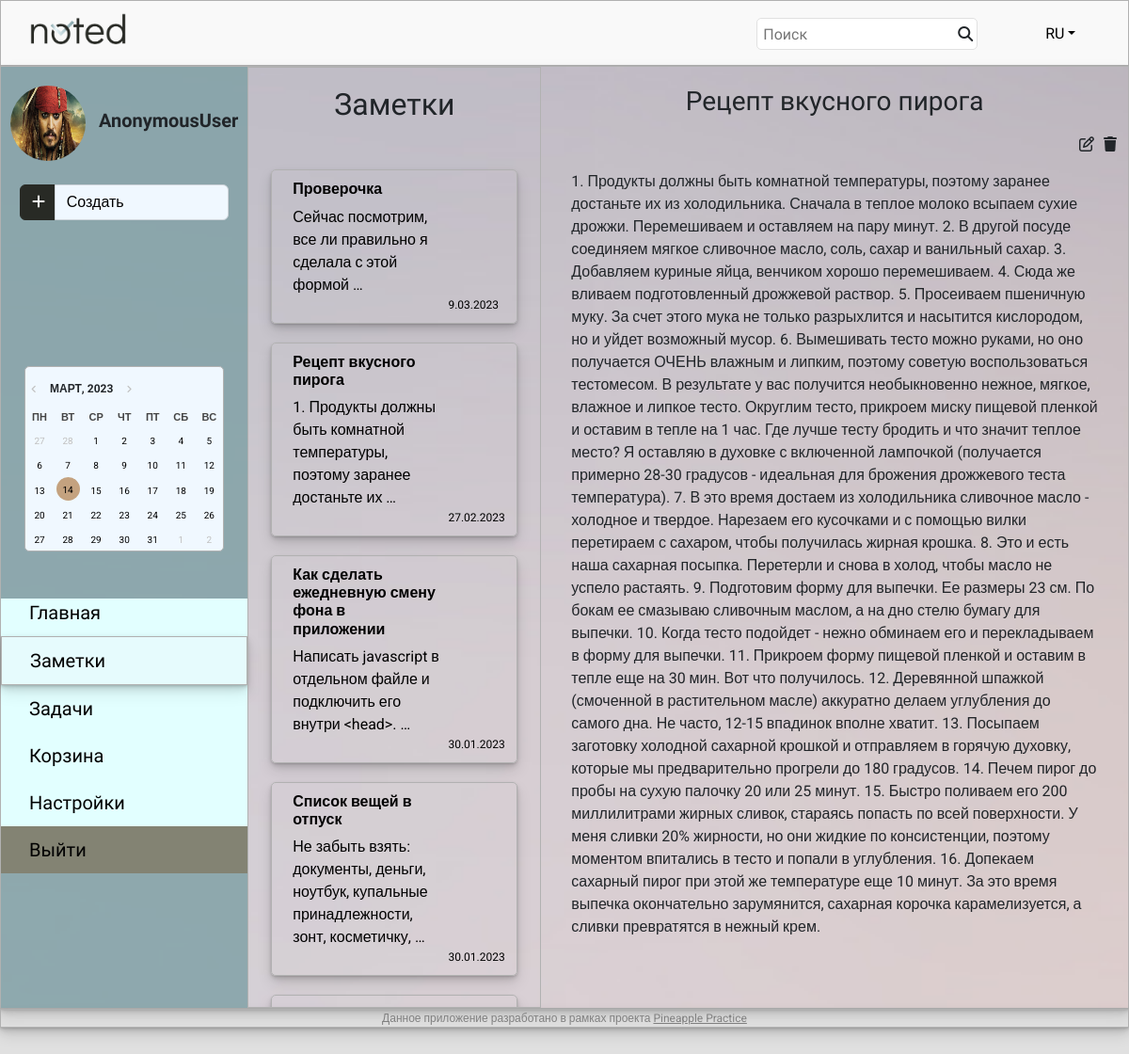
/main/notes/14, run on an earlier commit of the app's database.
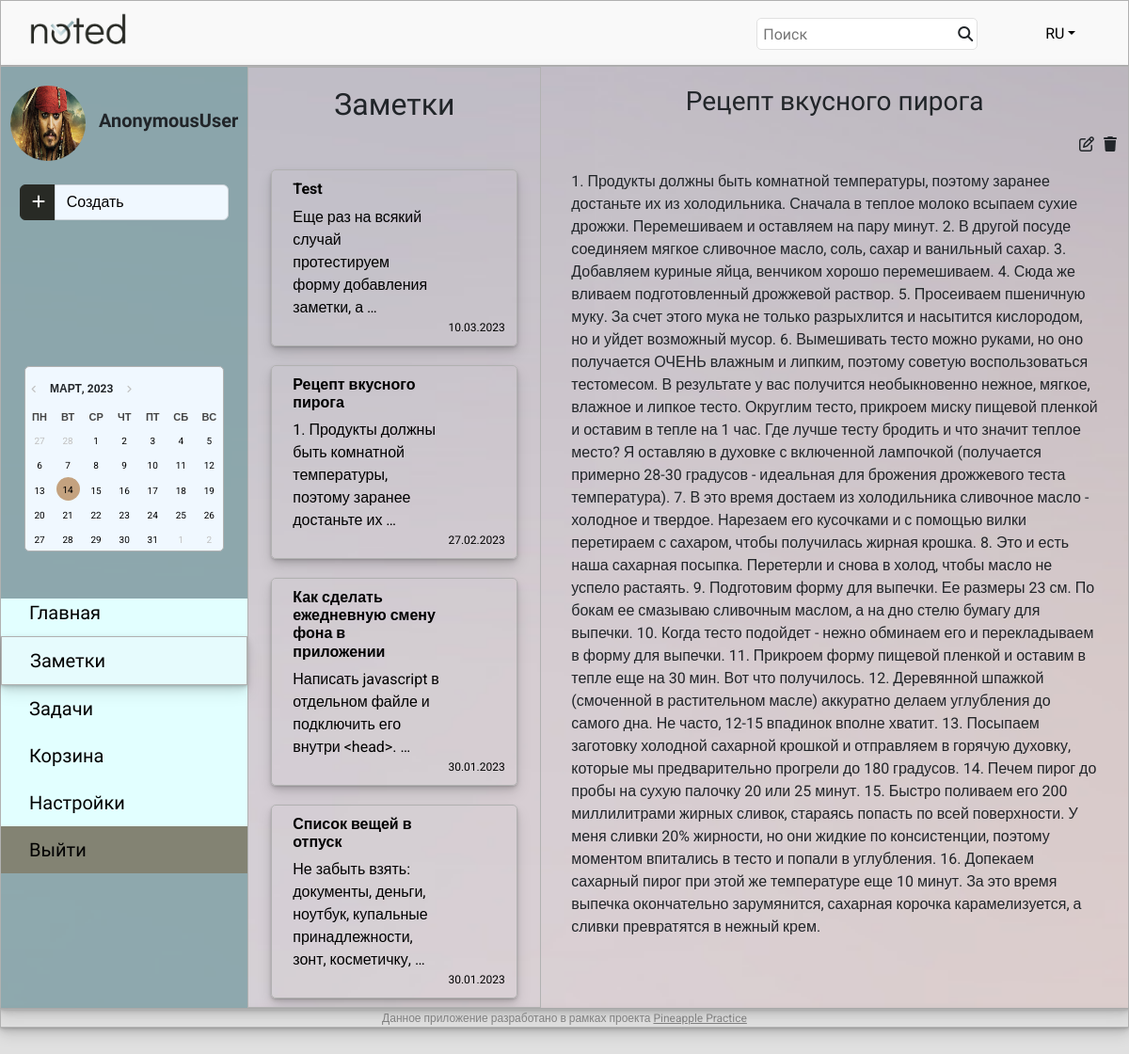
And on a later commit of the database.
### notes/models.py (models this page shows, shortened)
class Note(models.Model):
    note_title = models.CharField(max_length=250)
    note_text = models.TextField()
    note_time = models.DateField()
    note_author = models.ForeignKey(User, on_delete=models.CASCADE)
    note_trash = models.BooleanField(default=False)

### notes/views.py (the view)
# urls.py: path('notes/<int:pk>', note_details, name='note_details'),
def note_details(request, pk):
    notes = Note.objects.all().order_by('-note_time')
    note = Note.objects.get(id=pk)
    return render(request, 'note_details.html', context={'notes': notes, 'note': note})

### templates/note_details.html (shortened to what this page needs)
{% extends "default.html" %}
{% block content %}
    <div class="container-xxl main-main">
        <div class="row">
            <div class="col-auto col-2.5 sidebar">
                <div class="ava">
                    <img src="/static/images/vorobey.jpg" alt="Avatar" width="80" height="80" class="rounded-circle">
                    <span class="username">{{ request.user }}</span>
                </div>
                <div class="input-group dropdown">
                    <button type="button" class="btn btn-primary dropdown-toggle" id="dropdownMenuButton1" data-bs-toggle="dropdown" aria-expanded="false" style="background: #282A25; border-color: #282A25; width: 17%;">
                        <i class="fas fa-plus" aria-hidden="true"></i>
                    </button>
                    <button type="button" class="btn btn-primary" style="background: #f0f8ff; color: black; border: 1px solid #ced4da; width: 83.4%; text-align: left;">Создать</button>
                </div>
                <div class="calendar-wrapper">
                    <button id="btnPrev" type="button" style="margin-top: 15px;"></button>
                    <h6 id="headCal"></h6>
                    <button id="btnNext" type="button"></button>
                    <div id="divCal"></div>
                </div>
                <div class="nav-list">
                    <ul style="list-style-type: none;">
                        <li style="padding-top: 0px;"><a href="{% url 'main' %}">Главная</a></li>
                        <li class="current_page"><a href="{% url 'notes' %}">Заметки</a></li>
                        <li><a href="{% url 'signin' %}">Задачи</a></li>
                        <li><a href="{% url 'signin' %}">Корзина</a></li>
                        <li><a href="{% url 'signin' %}">Настройки</a></li>
                        <li style="background: rgba(108, 100, 81, 0.8);"><a href="{% url 'logout' %}">Выйти</a></li>
                    </ul>
                </div>
            </div>
            <div class="col" id="tasks-notes">
                <div class="row">
                    <div class="col-4 tasks">
                        <h2 style="text-align: center; font-family: 'Didact Gothic', sans-serif; margin-top: 20px; margin-bottom: 50px;">Заметки</h2>
                        <div class="col-10 offset-1">
                        {% for note in notes %}
                            <a href="{% url 'note_details' note.id %}">
                                <div class="row note-block">
                                    <div class="col-9">
                                        <h6><b>{{ note.note_title }}</b></h6>
                                        {{ note.note_text | truncatewords:10 }}
                                    </div>
                                    <div class="col-3 ms-auto note_date2">
                                        {{ note.note_time | date:"j.m.Y" }}
                                    </div>
                                </div>
                            </a>
                        {% endfor %}
                        </div>
                    </div>
                    <div class="col-8">
                        <h3 style="text-align: center; font-family: 'Didact Gothic', sans-serif; margin-top: 20px; margin-bottom: 20px;">{{ note.note_title }}</h3>
                        <div style="display: flex; justify-content: flex-end">
                            <i class="fa-regular fa-pen-to-square" style="padding-right: 10px;"></i>
                            <i class="fa-solid fa-trash"></i>
                        </div>
                        <div class="notes-text">
                            {{ note.note_text }}
                        </div>
                    </div>
                </div>
            </div>
        </div>
    </div>
{% endblock content %}

What changed in the data, as far as the page shows it:
removed Note: note_title "Проверочка", note_text "Сейчас посмотрим, все ли правильно я сделала с этой формой …", note_time "9.03.2023"
added Note: note_title "Test", note_text "Еще раз на всякий случай протестируем форму добавления заметки, а …", note_time "10.03.2023"
